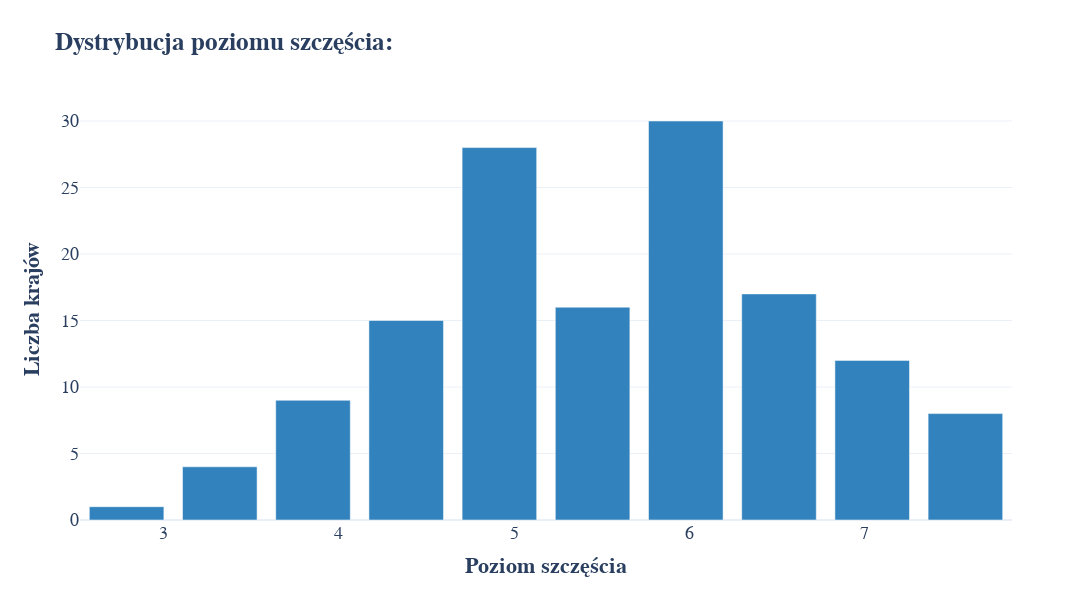

The cell this chart's notebook holds for it:
### Code cell
import numpy as np
import pandas as pd
import plotly.express as px
import plotly.graph_objects as go
from plotly.subplots import make_subplots
import scipy.stats as stats
import numpy as np

# df['Happiness score'].hist()
template = "plotly_white"
color_1 = '#3182bd'
color_2 = '#f1a340'
#histogram ladder score
#counts, bins = np.histogram(df.Age, bins=range(0, 80, 5))
counts, bins = np.histogram(df['Poziom szczęścia'])
bins = 0.5 * (bins[:-1] + bins[1:])

fig = px.bar(x=bins, y=counts, 
            labels={'x':'<b>Poziom szczęścia</b>', 'y':'<b>Liczba krajów</b>'},
            title='<b>Dystrybucja poziomu szczęścia:</b>',
            color_discrete_sequence=[color_1],
            template=template,
            width=1200, height=600)

fig.update_layout(
    font=dict(
        size=18,
        family="DIN"
    ))
fig.show()

### Figure 1 — Plotly figure (JSON) as saved in the notebook; plotly's stock layout.template omitted (floating-point values rounded to 4 significant figures)
{"data": [{"alignmentgroup": "True", "hovertemplate": "<b>Poziom szczęścia</b>=%{x}<br><b>Liczba krajów</b>=%{y}<extra></extra>", "legendgroup": "", "marker": {"color": "#3182bd"}, "name": "", "offsetgroup": "", "orientation": "v", "showlegend": false, "textposition": "auto", "type": "bar", "x": [2.789, 3.321, 3.853, 4.385, 4.917, 5.448, 5.98, 6.512, 7.044, 7.576], "xaxis": "x", "y": [1, 4, 9, 15, 28, 16, 30, 17, 12, 8], "yaxis": "y"}], "layout": {"barmode": "relative", "font": {"family": "DIN", "size": 18}, "height": 600, "legend": {"tracegroupgap": 0}, "title": {"text": "<b>Dystrybucja poziomu szczęścia:</b>"}, "width": 1200, "xaxis": {"anchor": "y", "autorange": true, "domain": [0, 1], "range": [2.523, 7.842], "title": {"text": "<b>Poziom szczęścia</b>"}, "type": "linear"}, "yaxis": {"anchor": "x", "autorange": true, "domain": [0, 1], "range": [0, 31.58], "title": {"text": "<b>Liczba krajów</b>"}, "type": "linear"}}}
